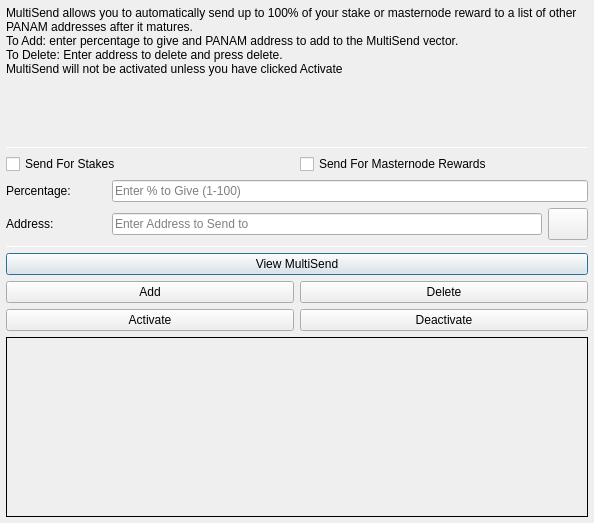
<?xml version="1.0" encoding="UTF-8"?>
<ui version="4.0">
 <class>MultiSendDialog</class>
 <widget class="QDialog" name="MultiSendDialog">
  <property name="windowModality">
   <enum>Qt::NonModal</enum>
  </property>
  <property name="geometry">
   <rect>
    <x>0</x>
    <y>0</y>
    <width>594</width>
    <height>523</height>
   </rect>
  </property>
  <property name="windowTitle">
   <string>MultiSend</string>
  </property>
  <layout class="QVBoxLayout" name="verticalLayout" stretch="0">
   <property name="leftMargin">
    <number>6</number>
   </property>
   <property name="topMargin">
    <number>6</number>
   </property>
   <property name="rightMargin">
    <number>6</number>
   </property>
   <property name="bottomMargin">
    <number>6</number>
   </property>
   <item>
    <layout class="QVBoxLayout" name="verticalLayout_Main" stretch="1,1,1,1,1,1">
     <item>
      <widget class="QLabel" name="label_2">
       <property name="lineWidth">
        <number>1</number>
       </property>
       <property name="text">
        <string>MultiSend allows you to automatically send up to 100% of your stake or masternode reward to a list of other PANAM addresses after it matures.
To Add: enter percentage to give and PANAM address to add to the MultiSend vector.
To Delete: Enter address to delete and press delete.
MultiSend will not be activated unless you have clicked Activate</string>
       </property>
       <property name="alignment">
        <set>Qt::AlignLeading|Qt::AlignLeft|Qt::AlignTop</set>
       </property>
       <property name="wordWrap">
        <bool>true</bool>
       </property>
      </widget>
     </item>
     <item>
      <widget class="Line" name="line">
       <property name="minimumSize">
        <size>
         <width>0</width>
         <height>1</height>
        </size>
       </property>
       <property name="maximumSize">
        <size>
         <width>16777215</width>
         <height>1</height>
        </size>
       </property>
       <property name="orientation">
        <enum>Qt::Horizontal</enum>
       </property>
      </widget>
     </item>
     <item>
      <layout class="QVBoxLayout" name="verticalLayout_Settings">
       <item>
        <layout class="QHBoxLayout" name="horizontalLayout">
         <item>
          <widget class="QCheckBox" name="multiSendStakeCheckBox">
           <property name="text">
            <string>Send For Stakes</string>
           </property>
          </widget>
         </item>
         <item>
          <widget class="QCheckBox" name="multiSendMasternodeCheckBox">
           <property name="text">
            <string>Send For Masternode Rewards</string>
           </property>
          </widget>
         </item>
        </layout>
       </item>
       <item>
        <layout class="QHBoxLayout" name="horizontalLayout_6">
         <item>
          <widget class="QLabel" name="label">
           <property name="minimumSize">
            <size>
             <width>100</width>
             <height>0</height>
            </size>
           </property>
           <property name="toolTip">
            <string>Percentage of stake to send</string>
           </property>
           <property name="text">
            <string>Percentage:</string>
           </property>
          </widget>
         </item>
         <item>
          <widget class="QLineEdit" name="multiSendPercentEdit">
           <property name="toolTip">
            <string>Enter whole numbers 1 - 100</string>
           </property>
           <property name="placeholderText">
            <string>Enter % to Give (1-100)</string>
           </property>
          </widget>
         </item>
        </layout>
       </item>
       <item>
        <layout class="QHBoxLayout" name="horizontalLayout_7">
         <item>
          <widget class="QLabel" name="label_5">
           <property name="minimumSize">
            <size>
             <width>100</width>
             <height>0</height>
            </size>
           </property>
           <property name="toolTip">
            <string>Address to send portion of stake to</string>
           </property>
           <property name="text">
            <string>Address:</string>
           </property>
          </widget>
         </item>
         <item>
          <widget class="QLineEdit" name="multiSendAddressEdit">
           <property name="toolTip">
            <string/>
           </property>
           <property name="placeholderText">
            <string>Enter Address to Send to</string>
           </property>
          </widget>
         </item>
         <item>
          <widget class="QPushButton" name="addressBookButton">
           <property name="maximumSize">
            <size>
             <width>16777215</width>
             <height>32</height>
            </size>
           </property>
           <property name="toolTip">
            <string>Choose an address from the address book</string>
           </property>
           <property name="text">
            <string/>
           </property>
           <property name="icon">
            <iconset resource="../panam.qrc">
             <normaloff>:/icons/address-book</normaloff>:/icons/address-book</iconset>
           </property>
           <property name="shortcut">
            <string>Alt+A</string>
           </property>
           <property name="autoDefault">
            <bool>false</bool>
           </property>
          </widget>
         </item>
        </layout>
       </item>
      </layout>
     </item>
     <item>
      <widget class="Line" name="line_2">
       <property name="minimumSize">
        <size>
         <width>0</width>
         <height>1</height>
        </size>
       </property>
       <property name="maximumSize">
        <size>
         <width>16777215</width>
         <height>1</height>
        </size>
       </property>
       <property name="orientation">
        <enum>Qt::Horizontal</enum>
       </property>
      </widget>
     </item>
     <item>
      <layout class="QVBoxLayout" name="verticalLayout_Buttons">
       <item>
        <layout class="QHBoxLayout" name="horizontalLayout_4">
         <item>
          <widget class="QPushButton" name="viewButton">
           <property name="toolTip">
            <string/>
           </property>
           <property name="statusTip">
            <string>View MultiSend Vector</string>
           </property>
           <property name="text">
            <string>View MultiSend</string>
           </property>
          </widget>
         </item>
        </layout>
       </item>
       <item>
        <layout class="QHBoxLayout" name="horizontalLayout_2">
         <item>
          <widget class="QPushButton" name="addButton">
           <property name="toolTip">
            <string/>
           </property>
           <property name="statusTip">
            <string>Add to MultiSend Vector</string>
           </property>
           <property name="text">
            <string>Add</string>
           </property>
          </widget>
         </item>
         <item>
          <widget class="QPushButton" name="deleteButton">
           <property name="toolTip">
            <string/>
           </property>
           <property name="statusTip">
            <string>Delete Address From MultiSend Vector</string>
           </property>
           <property name="text">
            <string>Delete</string>
           </property>
          </widget>
         </item>
        </layout>
       </item>
       <item>
        <layout class="QHBoxLayout" name="horizontalLayout_5">
         <item>
          <widget class="QPushButton" name="activateButton">
           <property name="statusTip">
            <string>Activate MultiSend</string>
           </property>
           <property name="text">
            <string>Activate</string>
           </property>
          </widget>
         </item>
         <item>
          <widget class="QPushButton" name="disableButton">
           <property name="statusTip">
            <string>Deactivate MultiSend</string>
           </property>
           <property name="text">
            <string>Deactivate</string>
           </property>
          </widget>
         </item>
        </layout>
       </item>
      </layout>
     </item>
     <item>
      <widget class="QLabel" name="message">
       <property name="minimumSize">
        <size>
         <width>0</width>
         <height>180</height>
        </size>
       </property>
       <property name="frameShape">
        <enum>QFrame::Panel</enum>
       </property>
       <property name="frameShadow">
        <enum>QFrame::Plain</enum>
       </property>
       <property name="lineWidth">
        <number>1</number>
       </property>
       <property name="midLineWidth">
        <number>1</number>
       </property>
       <property name="text">
        <string/>
       </property>
       <property name="alignment">
        <set>Qt::AlignLeading|Qt::AlignLeft|Qt::AlignTop</set>
       </property>
       <property name="wordWrap">
        <bool>true</bool>
       </property>
      </widget>
     </item>
    </layout>
   </item>
  </layout>
 </widget>
 <resources>
  <include location="../panam.qrc"/>
 </resources>
 <connections/>
</ui>
